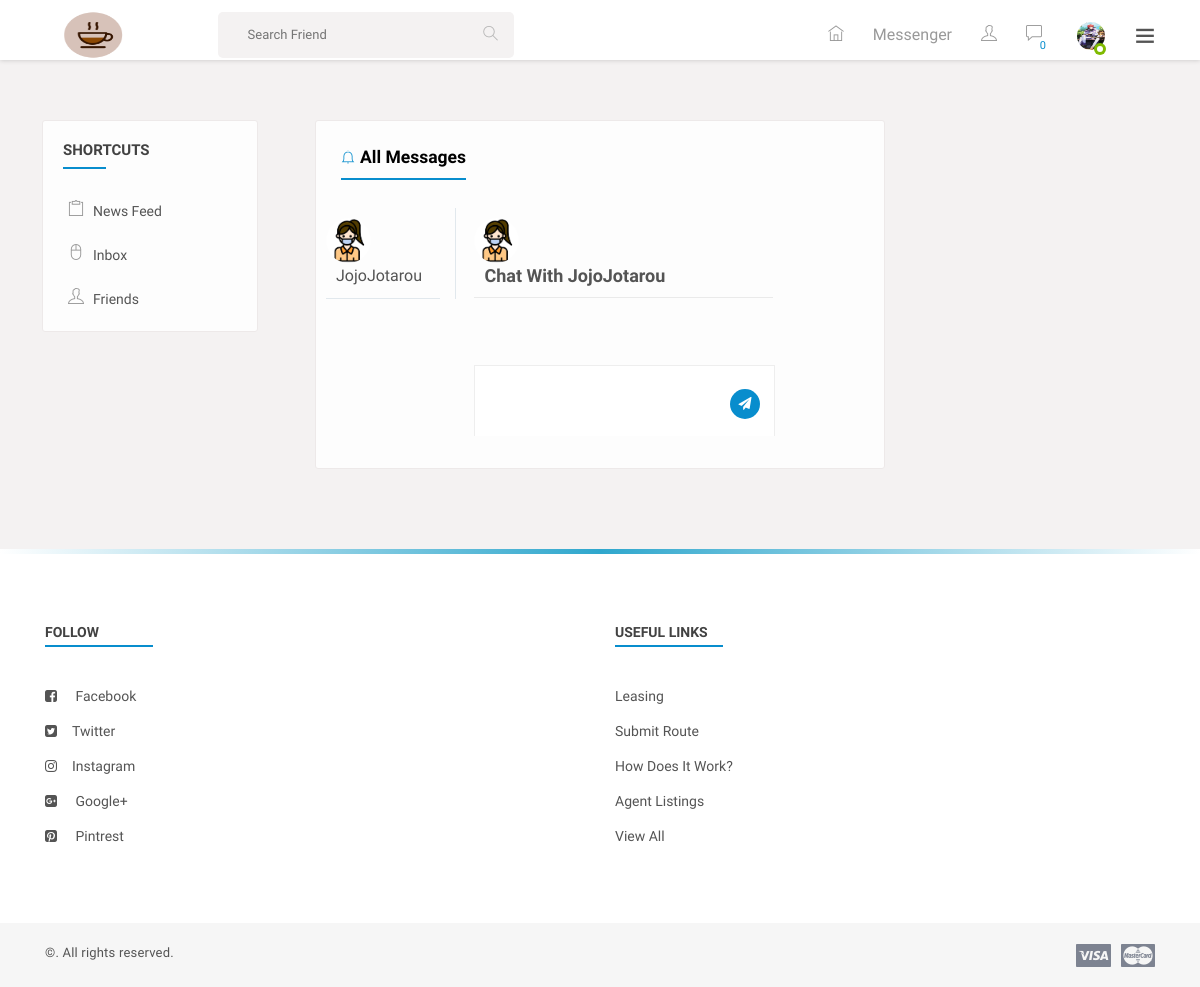
The page /messages/JojoJotarou (signed in) on the database its author committed.
### accounts/models.py (models this page shows, shortened)
class User(AbstractUser):
    username = models.CharField(
        'username',
        max_length=50,
        unique=True,
        help_text='50 characters atau kurang. Letters, digits and @/./+/-/_ only.',
        error_messages={
            'unique': "Sudah ada nama akun yang sama bro.",
        },
    )
    email = models.EmailField(unique=True, blank=False,
                              error_messages={
                                  'unique': "udah ada email akun yang sama bro.",
                              })
    gender = models.CharField(max_length=20)
    status = models.BooleanField(default=False)
    about = models.TextField(blank=True)
    USERNAME_FIELD = "email"
    REQUIRED_FIELDS = ["username", "gender"]

### userprofile/models.py (models this page shows)
class Profile(models.Model):
    user = models.OneToOneField(User, on_delete=models.DO_NOTHING, related_name='profile')
    profile_image = models.ImageField(upload_to='avatars', default='avatars/guest.png')
    cover_image = models.ImageField(upload_to='avatars', default='avatars/cover.png')
    phone = models.CharField(max_length=20, blank=True)
    city = models.CharField(max_length=20, blank=True)
    country = models.CharField(max_length=20, blank=True)

### friends/models.py (models this page shows)
class Friend(models.Model):
    user = models.ForeignKey(User, on_delete=models.CASCADE)  # who sent the request
    friend = models.ForeignKey(User, on_delete=models.CASCADE, related_name='friends')  # who will receive the request
    status = models.CharField(max_length=20, default='requested')
    created_at = models.DateTimeField(default=now)

### communications/views.py (the view)
# urls.py: path('<slug:friend>', messages_with_one_friend, name="messages-with-one-friend"),
@login_required(login_url=reverse_lazy("accounts:login"))
def messages_with_one_friend(request, friend):
    if request.user.username == friend:
        return redirect(reverse_lazy('communications:all-messages'))
    try:
        if not User.objects.get(username=friend):
            return redirect(reverse_lazy('communications:all-messages'))
    except:
        return redirect(reverse_lazy('communications:all-messages'))
    friends_one = Friend.objects.filter(friend=request.user, status='friend')
    friends_two = Friend.objects.filter(user=request.user, status='friend')
    friends = friends_one | friends_two
    friend_user = User.objects.get(username=friend)
    return render(request, "communications/friend-messages.html", {
        'friends': friends,
        'friend_user': friend_user,
        'friend_name_json': mark_safe(json.dumps(friend)),
        'username': mark_safe(json.dumps(request.user.username)),
    })

### templates/communications/friend-messages.html (shortened to what this page needs)
{% extends 'base.html' %}
{% load static %}
{% block content %}
    <section>
        <div class="gap gray-bg">
            <div class="container-fluid">
                <div class="row">
                    <div class="col-lg-12">
                        <div class="row" id="page-contents">
                            <div class="col-lg-3">
                                <aside class="sidebar static">
                                    <div class="widget stick-widget">
                                        <h4 class="widget-title">Shortcuts</h4>
                                        <ul class="naves">
                                            <li>
                                                <i class="ti-clipboard"></i>
                                                <a href="{% url 'core:home' %}" title="">News feed</a>
                                            </li>
                                            <li>
                                                <i class="ti-mouse-alt"></i>
                                                <a href="inbox.html" title="">Inbox</a>
                                            </li>
                                            <li>
                                                <i class="ti-user"></i>
                                                <a href="timeline-friends.html" title="">friends</a>
                                            </li>
                                        </ul>
                                    </div>
                                </aside>
                            </div>
                            <div class="col-lg-6">
                                <div class="central-meta">
                                    <div class="messages" id="messages">
                                        <h5 class="f-title"><i class="ti-bell"></i>All Messages </h5>
                                        <div class="message-box row">
                                            <ul class="peoples col-md-3">
                                                {% for friend in friends %}
                                                    <li>
                                                        <figure>
                                                            {% if friend.user.username == request.user.username %}
                                                                {% if friend.friend.gender == 'male' %}
                                                                    <img src="{% static 'images/male.jpg' %}" alt="male">
                                                                {% else %}
                                                                    <img src="{% static 'images/female.png' %}" alt="female">
                                                                {% endif %}
                                                            {% else %}
                                                                {% if friend.user.gender == 'male' %}
                                                                    <img src="{% static 'images/male.jpg' %}" alt="male">
                                                                {% else %}
                                                                    <img src="{% static 'images/female.png' %}" alt="female">
                                                                {% endif %}
                                                            {% endif %}
                                                        </figure>
                                                        <div class="people-name">
                                                            {% if friend.user.username == request.user.username %}
                                                                <a href="{% url 'communications:messages-with-one-friend' friend.friend.username %}">{{ friend.friend.username }}</a>
                                                            {% else %}
                                                                <a href="{% url 'communications:messages-with-one-friend' friend.user.username %}">{{ friend.user.username }}</a>
                                                            {% endif %}
                                                        </div>
                                                    </li>
                                                {% endfor %}
                                            </ul>
                                            <div class="peoples-mesg-box col-md-9">
                                                <div class="conversation-head">
                                                    <figure>
                                                        {% if friend_user.gender == 'male' %}
                                                            <img src="{% static 'images/male.jpg' %}" alt="male">
                                                        {% else %}
                                                            <img src="{% static 'images/female.png' %}" alt="female">
                                                        {% endif %}
                                                    </figure>
                                                    <span>Chat with {{ friend_name_json|slice:"1:-1" }}</span>
                                                </div>
                                                <ul class="chatting-area">
                                                </ul>
                                                <div class="message-text-container">
                                                    <form onsubmit="return false;">
                                                        <textarea id="chat-message-input"></textarea>
                                                        <button title="send" id="chat-message-submit"><i class="fa fa-paper-plane"></i></button>
                                                    </form>
                                                </div>
                                            </div>
                                        </div>
                                    </div>
                                </div>
                            </div>
                            <div class="col-lg-3">
                            </div>
                        </div>
                    </div>
                </div>
            </div>
        </div>
    </section>
{% endblock %}

### templates/base.html (shortened to what this page needs)
{% load static %}
<!DOCTYPE html>
<html lang="en">
<head>
    <link rel="stylesheet" href="https://cdnjs.cloudflare.com/ajax/libs/cropperjs/1.5.13/cropper.min.css" />
    {% include 'includes/stylesheets.html' %}
</head>
<body>
<div class="theme-layout">
    <div class="topbar stick">
        <div class="logo">
            <a title="" href="/"><img src="{% static 'images/logo.png' %}" alt="" style="height: 70px; width: 90px"></a>
        </div>
        <div class="top-area">
            <div class="top-search">
                <form method="post" class="">
                    <input type="text" placeholder="Search Friend">
                    <button data-ripple><i class="ti-search"></i></button>
                </form>
            </div>
            <ul class="setting-area">
                <li><a href="{% url 'core:home' %}" title="Home" data-ripple=""><i class="ti-home"></i></a></li>
                <li><a href="{% url 'communications:all-messages' %}" class="link">Messenger</a></li>
                <li>
                    <a href="#" title="Notification" data-ripple="">
                        <i class="ti-user"></i>
                    </a>
                </li>
                <li>
                    <a href="#" title="Messages" data-ripple=""><i class="ti-comment"></i><span id="total-like-comment-notifications">0</span></a>
                </li>
            </ul>
            <div class="user-img">
                <img src="{{ request.user.profile.profile_image.url }}" alt="" style="height: 40px; width: 40px;">
                <span class="status f-online"></span>
            </div>
            <span class="ti-menu main-menu" data-ripple=""></span>
        </div>
    </div>
    {% block content %}{% endblock %}
    <footer>
        <div class="container">
            <div class="row">
                <div class="col-lg-6 col-md-4">
                    <div class="widget">
                        <div class="widget-title"><h4>follow</h4></div>
                        <ul class="list-style">
                            <li><i class="fa fa-facebook-square"></i> <a href="https://web.facebook.com/shopcircut/" title="">facebook</a></li>
                            <li><i class="fa fa-twitter-square"></i><a href="https://twitter.com/login?lang=en" title="">twitter</a></li>
                            <li><i class="fa fa-instagram"></i><a href="https://www.instagram.com/?hl=en" title="">instagram</a></li>
                            <li><i class="fa fa-google-plus-square"></i> <a href="https://plus.google.com/discover" title="">Google+</a></li>
                            <li><i class="fa fa-pinterest-square"></i> <a href="https://www.pinterest.com/" title="">Pintrest</a></li>
                        </ul>
                    </div>
                </div>
                <div class="col-lg-6 col-md-4">
                    <div class="widget">
                        <div class="widget-title"><h4>useful links</h4></div>
                        <ul class="list-style">
                            <li><a href="#" title="">leasing</a></li>
                            <li><a href="#" title="">submit route</a></li>
                            <li><a href="#" title="">how does it work?</a></li>
                            <li><a href="#" title="">agent listings</a></li>
                            <li><a href="#" title="">view All</a></li>
                        </ul>
                    </div>
                </div>
            </div>
        </div>
    </footer>
    <div class="bottombar">
        <div class="container">
            <div class="row">
                <div class="col-md-12">
                    <span class="copyright">©. All rights reserved.</span>
                    <i><img src="{% static 'images/credit-cards.png' %}" alt=""></i>
                </div>
            </div>
        </div>
    </div>
</div>
</body>
</html>

### rows shown on the page
User: user.profile.profile_image (picture)
Friend: user.username "JojoJotarou"
User: username "JojoJotarou"
